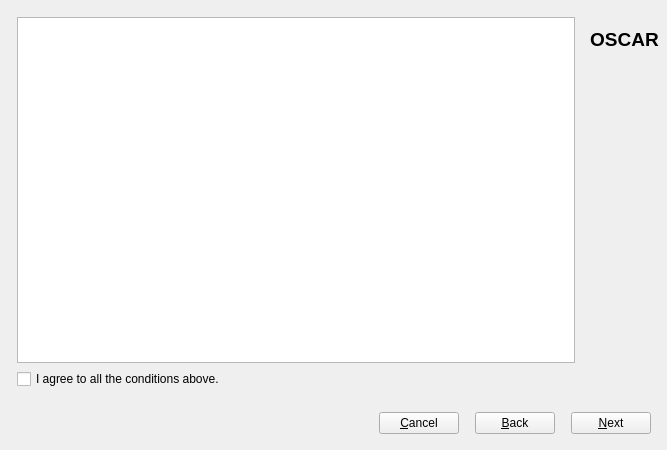
<?xml version="1.0" encoding="UTF-8"?>
<ui version="4.0">
 <class>NewProfile</class>
 <widget class="QDialog" name="NewProfile">
  <property name="geometry">
   <rect>
    <x>0</x>
    <y>0</y>
    <width>667</width>
    <height>450</height>
   </rect>
  </property>
  <property name="windowTitle">
   <string>Edit User Profile</string>
  </property>
  <property name="windowIcon">
   <iconset resource="Resources.qrc">
    <normaloff>:/icons/logo-sm.png</normaloff>:/icons/logo-sm.png</iconset>
  </property>
  <layout class="QVBoxLayout" name="verticalLayout_3">
   <property name="leftMargin">
    <number>8</number>
   </property>
   <property name="topMargin">
    <number>8</number>
   </property>
   <property name="rightMargin">
    <number>8</number>
   </property>
   <property name="bottomMargin">
    <number>8</number>
   </property>
   <item>
    <layout class="QHBoxLayout" name="horizontalLayout">
     <item>
      <layout class="QVBoxLayout" name="verticalLayout_2">
       <property name="spacing">
        <number>0</number>
       </property>
       <item>
        <widget class="QStackedWidget" name="stackedWidget">
         <property name="currentIndex">
          <number>0</number>
         </property>
         <widget class="QWidget" name="welcomePage">
          <layout class="QVBoxLayout" name="verticalLayout_8">
           <item>
            <widget class="QTextBrowser" name="textBrowser">
             <property name="autoFormatting">
              <set>QTextEdit::AutoNone</set>
             </property>
             <property name="source">
              <url>
               <string>about:blank</string>
              </url>
             </property>
             <property name="searchPaths">
              <stringlist notr="true"/>
             </property>
             <property name="openExternalLinks">
              <bool>false</bool>
             </property>
             <property name="openLinks">
              <bool>false</bool>
             </property>
            </widget>
           </item>
           <item>
            <layout class="QHBoxLayout" name="horizontalLayout_5">
             <item>
              <widget class="QCheckBox" name="agreeCheckbox">
               <property name="text">
                <string>I agree to all the conditions above.</string>
               </property>
              </widget>
             </item>
             <item>
              <spacer name="horizontalSpacer_2">
               <property name="orientation">
                <enum>Qt::Horizontal</enum>
               </property>
               <property name="sizeHint" stdset="0">
                <size>
                 <width>40</width>
                 <height>20</height>
                </size>
               </property>
              </spacer>
             </item>
            </layout>
           </item>
          </layout>
         </widget>
         <widget class="QWidget" name="userPage">
          <layout class="QVBoxLayout" name="verticalLayout_9">
           <property name="spacing">
            <number>6</number>
           </property>
           <property name="leftMargin">
            <number>8</number>
           </property>
           <property name="topMargin">
            <number>8</number>
           </property>
           <property name="rightMargin">
            <number>8</number>
           </property>
           <property name="bottomMargin">
            <number>8</number>
           </property>
           <item>
            <widget class="QGroupBox" name="groupBox">
             <property name="title">
              <string>User Information</string>
             </property>
             <property name="flat">
              <bool>false</bool>
             </property>
             <layout class="QVBoxLayout" name="verticalLayout_10">
              <property name="spacing">
               <number>6</number>
              </property>
              <property name="leftMargin">
               <number>8</number>
              </property>
              <property name="topMargin">
               <number>8</number>
              </property>
              <property name="rightMargin">
               <number>8</number>
              </property>
              <property name="bottomMargin">
               <number>8</number>
              </property>
              <item>
               <layout class="QHBoxLayout" name="horizontalLayout_7">
                <item>
                 <widget class="QLabel" name="label">
                  <property name="text">
                   <string>User Name</string>
                  </property>
                 </widget>
                </item>
                <item>
                 <widget class="QLineEdit" name="userNameEdit"/>
                </item>
               </layout>
              </item>
             </layout>
            </widget>
           </item>
           <item>
            <widget class="QGroupBox" name="passwordGroupBox">
             <property name="toolTip">
              <string>Very weak password protection and not recommended if security is required.</string>
             </property>
             <property name="title">
              <string>Password Protect Profile</string>
             </property>
             <property name="flat">
              <bool>false</bool>
             </property>
             <property name="checkable">
              <bool>true</bool>
             </property>
             <property name="checked">
              <bool>false</bool>
             </property>
             <layout class="QGridLayout" name="gridLayout_2">
              <property name="leftMargin">
               <number>8</number>
              </property>
              <property name="topMargin">
               <number>8</number>
              </property>
              <property name="rightMargin">
               <number>8</number>
              </property>
              <property name="bottomMargin">
               <number>8</number>
              </property>
              <item row="0" column="0">
               <widget class="QLabel" name="label_13">
                <property name="text">
                 <string>Password</string>
                </property>
               </widget>
              </item>
              <item row="0" column="1">
               <widget class="QLineEdit" name="passwordEdit1">
                <property name="echoMode">
                 <enum>QLineEdit::PasswordEchoOnEdit</enum>
                </property>
               </widget>
              </item>
              <item row="1" column="0">
               <widget class="QLabel" name="label_14">
                <property name="text">
                 <string>...twice...</string>
                </property>
               </widget>
              </item>
              <item row="1" column="1">
               <widget class="QLineEdit" name="passwordEdit2">
                <property name="echoMode">
                 <enum>QLineEdit::PasswordEchoOnEdit</enum>
                </property>
               </widget>
              </item>
             </layout>
            </widget>
           </item>
           <item>
            <widget class="QGroupBox" name="groupBox_3">
             <property name="title">
              <string>Locale Settings</string>
             </property>
             <layout class="QGridLayout" name="gridLayout">
              <property name="leftMargin">
               <number>8</number>
              </property>
              <property name="topMargin">
               <number>8</number>
              </property>
              <property name="rightMargin">
               <number>8</number>
              </property>
              <property name="bottomMargin">
               <number>8</number>
              </property>
              <property name="spacing">
               <number>6</number>
              </property>
              <item row="4" column="0">
               <widget class="QCheckBox" name="DSTcheckbox">
                <property name="sizePolicy">
                 <sizepolicy hsizetype="Fixed" vsizetype="Fixed">
                  <horstretch>0</horstretch>
                  <verstretch>0</verstretch>
                 </sizepolicy>
                </property>
                <property name="text">
                 <string>DST Zone</string>
                </property>
               </widget>
              </item>
              <item row="2" column="0">
               <widget class="QLabel" name="label_27">
                <property name="sizePolicy">
                 <sizepolicy hsizetype="Preferred" vsizetype="Preferred">
                  <horstretch>0</horstretch>
                  <verstretch>0</verstretch>
                 </sizepolicy>
                </property>
                <property name="text">
                 <string>TimeZone</string>
                </property>
                <property name="alignment">
                 <set>Qt::AlignLeading|Qt::AlignLeft|Qt::AlignVCenter</set>
                </property>
               </widget>
              </item>
              <item row="6" column="0">
               <spacer name="verticalSpacer">
                <property name="orientation">
                 <enum>Qt::Vertical</enum>
                </property>
                <property name="sizeHint" stdset="0">
                 <size>
                  <width>20</width>
                  <height>40</height>
                 </size>
                </property>
               </spacer>
              </item>
              <item row="2" column="1" colspan="2">
               <widget class="QComboBox" name="timezoneCombo"/>
              </item>
              <item row="1" column="0">
               <widget class="QLabel" name="label_25">
                <property name="sizePolicy">
                 <sizepolicy hsizetype="Preferred" vsizetype="Preferred">
                  <horstretch>0</horstretch>
                  <verstretch>0</verstretch>
                 </sizepolicy>
                </property>
                <property name="text">
                 <string>Country</string>
                </property>
                <property name="alignment">
                 <set>Qt::AlignLeading|Qt::AlignLeft|Qt::AlignVCenter</set>
                </property>
               </widget>
              </item>
              <item row="1" column="1" colspan="2">
               <widget class="QComboBox" name="countryCombo"/>
              </item>
             </layout>
            </widget>
           </item>
          </layout>
         </widget>
         <widget class="QWidget" name="personalPage">
          <layout class="QVBoxLayout" name="verticalLayout_4">
           <property name="spacing">
            <number>6</number>
           </property>
           <property name="leftMargin">
            <number>8</number>
           </property>
           <property name="topMargin">
            <number>8</number>
           </property>
           <property name="rightMargin">
            <number>8</number>
           </property>
           <property name="bottomMargin">
            <number>8</number>
           </property>
           <item>
            <widget class="QGroupBox" name="groupBox_6">
             <property name="title">
              <string>Personal Information (for reports)</string>
             </property>
             <layout class="QFormLayout" name="formLayout_6">
              <property name="horizontalSpacing">
               <number>6</number>
              </property>
              <property name="verticalSpacing">
               <number>6</number>
              </property>
              <property name="leftMargin">
               <number>8</number>
              </property>
              <property name="topMargin">
               <number>8</number>
              </property>
              <property name="rightMargin">
               <number>8</number>
              </property>
              <property name="bottomMargin">
               <number>8</number>
              </property>
              <item row="0" column="0">
               <widget class="QLabel" name="label_5">
                <property name="text">
                 <string>First Name</string>
                </property>
               </widget>
              </item>
              <item row="0" column="1">
               <widget class="QLineEdit" name="firstNameEdit"/>
              </item>
              <item row="1" column="0">
               <widget class="QLabel" name="label_6">
                <property name="text">
                 <string>Last Name</string>
                </property>
               </widget>
              </item>
              <item row="1" column="1">
               <widget class="QLineEdit" name="lastNameEdit"/>
              </item>
              <item row="2" column="0">
               <widget class="QLabel" name="label_7">
                <property name="toolTip">
                 <string>It's totally ok to fib or skip this, but your rough age is needed to enhance accuracy of certain calculations.</string>
                </property>
                <property name="text">
                 <string>D.O.B.</string>
                </property>
               </widget>
              </item>
              <item row="2" column="1">
               <layout class="QHBoxLayout" name="horizontalLayout_3">
                <item>
                 <widget class="QDateEdit" name="dobEdit">
                  <property name="calendarPopup">
                   <bool>true</bool>
                  </property>
                 </widget>
                </item>
                <item>
                 <widget class="QLabel" name="label_8">
                  <property name="toolTip">
                   <string>&lt;html&gt;&lt;head/&gt;&lt;body&gt;&lt;p&gt;Biological (birth) gender is sometimes needed to enhance the accuracy of a few calculations, feel free to leave this blank and skip any of them.&lt;/p&gt;&lt;/body&gt;&lt;/html&gt;</string>
                  </property>
                  <property name="text">
                   <string>Gender</string>
                  </property>
                 </widget>
                </item>
                <item>
                 <widget class="QComboBox" name="genderCombo">
                  <item>
                   <property name="text">
                    <string/>
                   </property>
                  </item>
                  <item>
                   <property name="text">
                    <string>Male</string>
                   </property>
                  </item>
                  <item>
                   <property name="text">
                    <string>Female</string>
                   </property>
                  </item>
                 </widget>
                </item>
               </layout>
              </item>
              <item row="3" column="0">
               <widget class="QLabel" name="label_10">
                <property name="sizePolicy">
                 <sizepolicy hsizetype="Minimum" vsizetype="Preferred">
                  <horstretch>0</horstretch>
                  <verstretch>0</verstretch>
                 </sizepolicy>
                </property>
                <property name="text">
                 <string>Height</string>
                </property>
                <property name="alignment">
                 <set>Qt::AlignLeading|Qt::AlignLeft|Qt::AlignVCenter</set>
                </property>
               </widget>
              </item>
              <item row="3" column="1">
               <layout class="QHBoxLayout" name="horizontalLayout_6">
                <item>
                 <widget class="QDoubleSpinBox" name="heightEdit">
                  <property name="decimals">
                   <number>2</number>
                  </property>
                  <property name="maximum">
                   <double>350.000000000000000</double>
                  </property>
                 </widget>
                </item>
                <item>
                 <widget class="QDoubleSpinBox" name="heightEdit2">
                  <property name="decimals">
                   <number>0</number>
                  </property>
                  <property name="singleStep">
                   <double>1.000000000000000</double>
                  </property>
                 </widget>
                </item>
                <item>
                 <widget class="QComboBox" name="heightCombo">
                  <property name="sizePolicy">
                   <sizepolicy hsizetype="Preferred" vsizetype="Fixed">
                    <horstretch>0</horstretch>
                    <verstretch>0</verstretch>
                   </sizepolicy>
                  </property>
                  <item>
                   <property name="text">
                    <string>Metric</string>
                   </property>
                  </item>
                  <item>
                   <property name="text">
                    <string>English</string>
                   </property>
                  </item>
                 </widget>
                </item>
               </layout>
              </item>
             </layout>
            </widget>
           </item>
           <item>
            <widget class="QGroupBox" name="groupBox_2">
             <property name="title">
              <string>Contact Information</string>
             </property>
             <layout class="QFormLayout" name="formLayout">
              <property name="fieldGrowthPolicy">
               <enum>QFormLayout::AllNonFixedFieldsGrow</enum>
              </property>
              <property name="horizontalSpacing">
               <number>6</number>
              </property>
              <property name="verticalSpacing">
               <number>6</number>
              </property>
              <property name="leftMargin">
               <number>8</number>
              </property>
              <property name="topMargin">
               <number>8</number>
              </property>
              <property name="rightMargin">
               <number>8</number>
              </property>
              <property name="bottomMargin">
               <number>8</number>
              </property>
              <item row="0" column="0">
               <widget class="QLabel" name="label_9">
                <property name="text">
                 <string>Address</string>
                </property>
                <property name="alignment">
                 <set>Qt::AlignLeading|Qt::AlignLeft|Qt::AlignTop</set>
                </property>
               </widget>
              </item>
              <item row="0" column="1">
               <widget class="QTextEdit" name="addressEdit">
                <property name="tabChangesFocus">
                 <bool>true</bool>
                </property>
               </widget>
              </item>
              <item row="1" column="0">
               <widget class="QLabel" name="label_11">
                <property name="text">
                 <string>Email</string>
                </property>
               </widget>
              </item>
              <item row="1" column="1">
               <widget class="QLineEdit" name="emailEdit"/>
              </item>
              <item row="3" column="0">
               <widget class="QLabel" name="label_12">
                <property name="text">
                 <string>Phone</string>
                </property>
               </widget>
              </item>
              <item row="3" column="1">
               <widget class="QLineEdit" name="phoneEdit"/>
              </item>
              <item row="4" column="1">
               <spacer name="verticalSpacer_6">
                <property name="orientation">
                 <enum>Qt::Vertical</enum>
                </property>
                <property name="sizeHint" stdset="0">
                 <size>
                  <width>20</width>
                  <height>40</height>
                 </size>
                </property>
               </spacer>
              </item>
             </layout>
            </widget>
           </item>
          </layout>
         </widget>
         <widget class="QWidget" name="cpapPage">
          <layout class="QVBoxLayout" name="verticalLayout_7">
           <property name="spacing">
            <number>6</number>
           </property>
           <property name="leftMargin">
            <number>8</number>
           </property>
           <property name="topMargin">
            <number>8</number>
           </property>
           <property name="rightMargin">
            <number>8</number>
           </property>
           <property name="bottomMargin">
            <number>8</number>
           </property>
           <item>
            <widget class="QGroupBox" name="groupBox_4">
             <property name="title">
              <string>CPAP Treatment Information</string>
             </property>
             <layout class="QFormLayout" name="formLayout_4">
              <property name="fieldGrowthPolicy">
               <enum>QFormLayout::AllNonFixedFieldsGrow</enum>
              </property>
              <property name="horizontalSpacing">
               <number>6</number>
              </property>
              <property name="verticalSpacing">
               <number>6</number>
              </property>
              <property name="leftMargin">
               <number>8</number>
              </property>
              <property name="topMargin">
               <number>8</number>
              </property>
              <property name="rightMargin">
               <number>8</number>
              </property>
              <property name="bottomMargin">
               <number>8</number>
              </property>
              <item row="0" column="0">
               <widget class="QLabel" name="label_16">
                <property name="text">
                 <string>Date Diagnosed</string>
                </property>
               </widget>
              </item>
              <item row="0" column="1">
               <widget class="QDateEdit" name="dateDiagnosedEdit">
                <property name="calendarPopup">
                 <bool>true</bool>
                </property>
               </widget>
              </item>
              <item row="1" column="0">
               <widget class="QLabel" name="label_4">
                <property name="text">
                 <string>Untreated AHI</string>
                </property>
               </widget>
              </item>
              <item row="1" column="1">
               <widget class="QDoubleSpinBox" name="untreatedAHIEdit">
                <property name="maximum">
                 <double>999.990000000000009</double>
                </property>
               </widget>
              </item>
              <item row="2" column="0">
               <widget class="QLabel" name="label_20">
                <property name="text">
                 <string>CPAP Mode</string>
                </property>
               </widget>
              </item>
              <item row="2" column="1">
               <widget class="QComboBox" name="cpapModeCombo">
                <item>
                 <property name="text">
                  <string>CPAP</string>
                 </property>
                </item>
                <item>
                 <property name="text">
                  <string>APAP</string>
                 </property>
                </item>
                <item>
                 <property name="text">
                  <string>Bi-Level</string>
                 </property>
                </item>
                <item>
                 <property name="text">
                  <string>ASV</string>
                 </property>
                </item>
               </widget>
              </item>
              <item row="3" column="0">
               <widget class="QLabel" name="label_21">
                <property name="text">
                 <string>RX Pressure</string>
                </property>
               </widget>
              </item>
              <item row="3" column="1">
               <layout class="QHBoxLayout" name="horizontalLayout_4">
                <item>
                 <widget class="QDoubleSpinBox" name="minPressureEdit"/>
                </item>
                <item>
                 <widget class="QDoubleSpinBox" name="maxPressureEdit"/>
                </item>
               </layout>
              </item>
              <item row="4" column="0" colspan="2">
               <widget class="QPlainTextEdit" name="cpapNotes">
                <property name="tabChangesFocus">
                 <bool>true</bool>
                </property>
               </widget>
              </item>
             </layout>
            </widget>
           </item>
          </layout>
         </widget>
         <widget class="QWidget" name="doctorPage">
          <layout class="QVBoxLayout" name="verticalLayout_6">
           <property name="spacing">
            <number>6</number>
           </property>
           <property name="leftMargin">
            <number>8</number>
           </property>
           <property name="topMargin">
            <number>8</number>
           </property>
           <property name="rightMargin">
            <number>8</number>
           </property>
           <property name="bottomMargin">
            <number>8</number>
           </property>
           <item>
            <widget class="QGroupBox" name="groupBox_5">
             <property name="title">
              <string>Doctors / Clinic Information</string>
             </property>
             <layout class="QFormLayout" name="formLayout_5">
              <property name="fieldGrowthPolicy">
               <enum>QFormLayout::AllNonFixedFieldsGrow</enum>
              </property>
              <property name="horizontalSpacing">
               <number>6</number>
              </property>
              <property name="verticalSpacing">
               <number>6</number>
              </property>
              <property name="leftMargin">
               <number>8</number>
              </property>
              <property name="topMargin">
               <number>8</number>
              </property>
              <property name="rightMargin">
               <number>8</number>
              </property>
              <property name="bottomMargin">
               <number>8</number>
              </property>
              <item row="0" column="0">
               <widget class="QLabel" name="label_17">
                <property name="text">
                 <string>Doctors Name</string>
                </property>
               </widget>
              </item>
              <item row="0" column="1">
               <widget class="QLineEdit" name="doctorNameEdit"/>
              </item>
              <item row="1" column="0" colspan="2">
               <widget class="Line" name="line">
                <property name="orientation">
                 <enum>Qt::Horizontal</enum>
                </property>
               </widget>
              </item>
              <item row="2" column="0">
               <widget class="QLabel" name="label_23">
                <property name="text">
                 <string>Practice Name</string>
                </property>
               </widget>
              </item>
              <item row="2" column="1">
               <widget class="QLineEdit" name="doctorPracticeEdit"/>
              </item>
              <item row="3" column="0">
               <widget class="QLabel" name="label_24">
                <property name="text">
                 <string>Patient ID</string>
                </property>
               </widget>
              </item>
              <item row="3" column="1">
               <widget class="QLineEdit" name="doctorPatientIDEdit"/>
              </item>
              <item row="4" column="0" colspan="2">
               <widget class="Line" name="line_7">
                <property name="orientation">
                 <enum>Qt::Horizontal</enum>
                </property>
               </widget>
              </item>
              <item row="5" column="0">
               <widget class="QLabel" name="label_22">
                <property name="text">
                 <string>Address</string>
                </property>
               </widget>
              </item>
              <item row="5" column="1">
               <widget class="QTextEdit" name="doctorAddressEdit">
                <property name="tabChangesFocus">
                 <bool>true</bool>
                </property>
               </widget>
              </item>
              <item row="6" column="0" colspan="2">
               <widget class="Line" name="line_2">
                <property name="orientation">
                 <enum>Qt::Horizontal</enum>
                </property>
               </widget>
              </item>
              <item row="7" column="0">
               <widget class="QLabel" name="label_18">
                <property name="text">
                 <string>Phone</string>
                </property>
               </widget>
              </item>
              <item row="7" column="1">
               <widget class="QLineEdit" name="doctorPhoneEdit"/>
              </item>
              <item row="8" column="0">
               <widget class="QLabel" name="label_19">
                <property name="text">
                 <string>Email</string>
                </property>
               </widget>
              </item>
              <item row="8" column="1">
               <widget class="QLineEdit" name="doctorEmailEdit"/>
              </item>
              <item row="9" column="1">
               <spacer name="verticalSpacer_4">
                <property name="orientation">
                 <enum>Qt::Vertical</enum>
                </property>
                <property name="sizeHint" stdset="0">
                 <size>
                  <width>20</width>
                  <height>40</height>
                 </size>
                </property>
               </spacer>
              </item>
             </layout>
            </widget>
           </item>
          </layout>
         </widget>
        </widget>
       </item>
      </layout>
     </item>
     <item>
      <layout class="QVBoxLayout" name="verticalLayout">
       <item>
        <widget class="QLabel" name="label_2">
         <property name="maximumSize">
          <size>
           <width>128</width>
           <height>128</height>
          </size>
         </property>
         <property name="text">
          <string/>
         </property>
         <property name="pixmap">
          <pixmap resource="Resources.qrc">:/icons/logo-lg.png</pixmap>
         </property>
         <property name="scaledContents">
          <bool>true</bool>
         </property>
        </widget>
       </item>
       <item>
        <widget class="QLabel" name="AppTitle">
         <property name="sizePolicy">
          <sizepolicy hsizetype="Preferred" vsizetype="Fixed">
           <horstretch>0</horstretch>
           <verstretch>0</verstretch>
          </sizepolicy>
         </property>
         <property name="font">
          <font>
           <pointsize>14</pointsize>
           <italic>false</italic>
           <bold>true</bold>
          </font>
         </property>
         <property name="text">
          <string notr="true">OSCAR</string>
         </property>
         <property name="alignment">
          <set>Qt::AlignHCenter|Qt::AlignTop</set>
         </property>
        </widget>
       </item>
       <item>
        <widget class="QLabel" name="versionLabel">
         <property name="font">
          <font>
           <italic>true</italic>
          </font>
         </property>
         <property name="text">
          <string/>
         </property>
         <property name="alignment">
          <set>Qt::AlignCenter</set>
         </property>
        </widget>
       </item>
       <item>
        <spacer name="verticalSpacer_2">
         <property name="orientation">
          <enum>Qt::Vertical</enum>
         </property>
         <property name="sizeHint" stdset="0">
          <size>
           <width>20</width>
           <height>40</height>
          </size>
         </property>
        </spacer>
       </item>
      </layout>
     </item>
    </layout>
   </item>
   <item>
    <layout class="QHBoxLayout" name="horizontalLayout_2">
     <property name="spacing">
      <number>16</number>
     </property>
     <property name="leftMargin">
      <number>8</number>
     </property>
     <property name="topMargin">
      <number>8</number>
     </property>
     <property name="rightMargin">
      <number>8</number>
     </property>
     <property name="bottomMargin">
      <number>8</number>
     </property>
     <item>
      <spacer name="horizontalSpacer">
       <property name="orientation">
        <enum>Qt::Horizontal</enum>
       </property>
       <property name="sizeHint" stdset="0">
        <size>
         <width>40</width>
         <height>20</height>
        </size>
       </property>
      </spacer>
     </item>
     <item>
      <widget class="QPushButton" name="cancelButton">
       <property name="sizePolicy">
        <sizepolicy hsizetype="Minimum" vsizetype="Minimum">
         <horstretch>0</horstretch>
         <verstretch>0</verstretch>
        </sizepolicy>
       </property>
       <property name="text">
        <string>&amp;Cancel</string>
       </property>
       <property name="autoDefault">
        <bool>false</bool>
       </property>
      </widget>
     </item>
     <item>
      <widget class="QPushButton" name="backButton">
       <property name="sizePolicy">
        <sizepolicy hsizetype="Minimum" vsizetype="Minimum">
         <horstretch>0</horstretch>
         <verstretch>0</verstretch>
        </sizepolicy>
       </property>
       <property name="text">
        <string>&amp;Back</string>
       </property>
       <property name="autoDefault">
        <bool>false</bool>
       </property>
      </widget>
     </item>
     <item>
      <widget class="QPushButton" name="nextButton">
       <property name="sizePolicy">
        <sizepolicy hsizetype="Minimum" vsizetype="Minimum">
         <horstretch>0</horstretch>
         <verstretch>0</verstretch>
        </sizepolicy>
       </property>
       <property name="text">
        <string>&amp;Next</string>
       </property>
       <property name="autoDefault">
        <bool>false</bool>
       </property>
       <property name="default">
        <bool>false</bool>
       </property>
      </widget>
     </item>
    </layout>
   </item>
  </layout>
 </widget>
 <resources>
  <include location="Resources.qrc"/>
 </resources>
 <connections>
  <connection>
   <sender>cancelButton</sender>
   <signal>clicked()</signal>
   <receiver>NewProfile</receiver>
   <slot>reject()</slot>
   <hints>
    <hint type="sourcelabel">
     <x>425</x>
     <y>373</y>
    </hint>
    <hint type="destinationlabel">
     <x>288</x>
     <y>197</y>
    </hint>
   </hints>
  </connection>
 </connections>
</ui>
